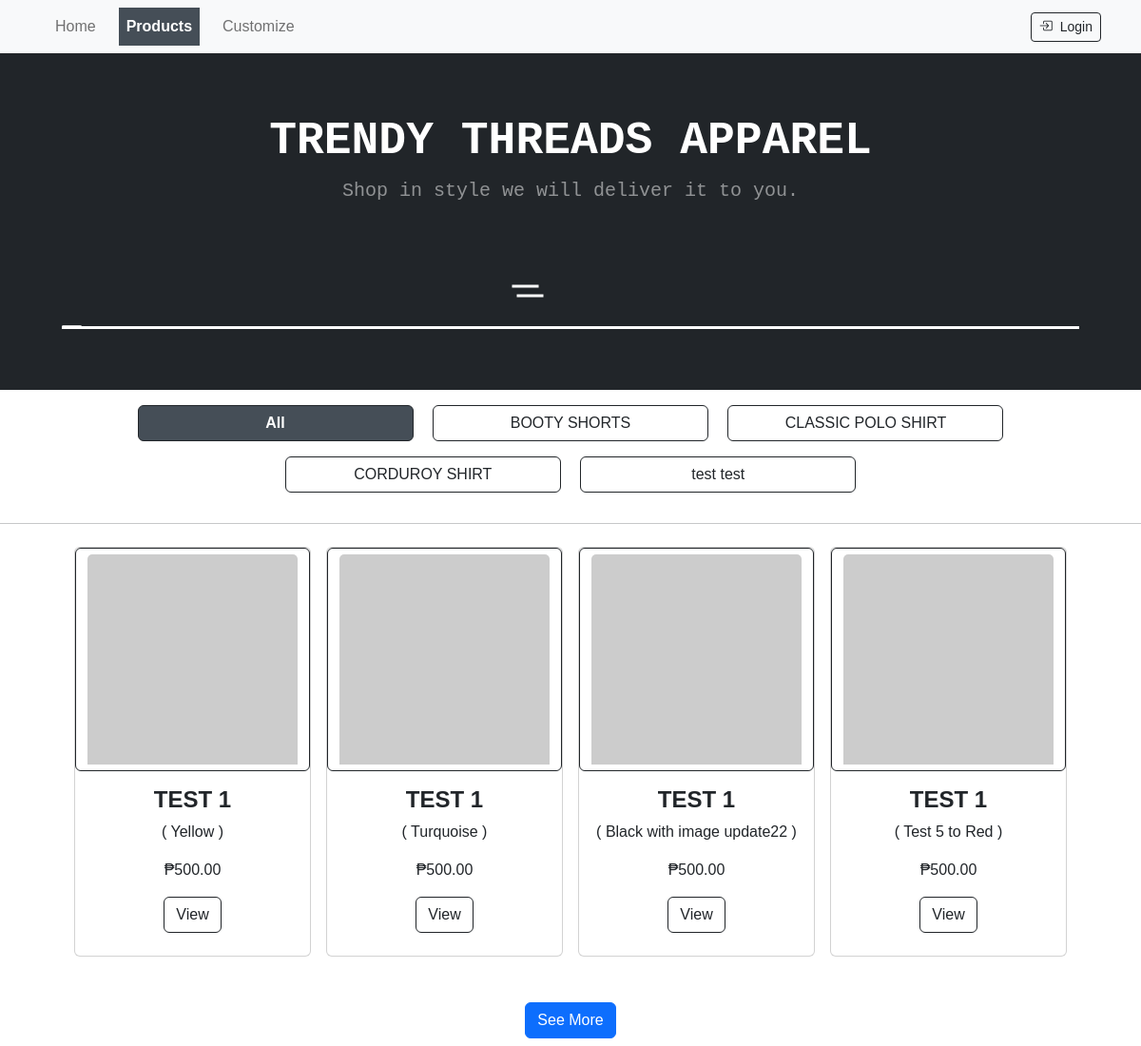
The app's page /browse-products.php, older data.
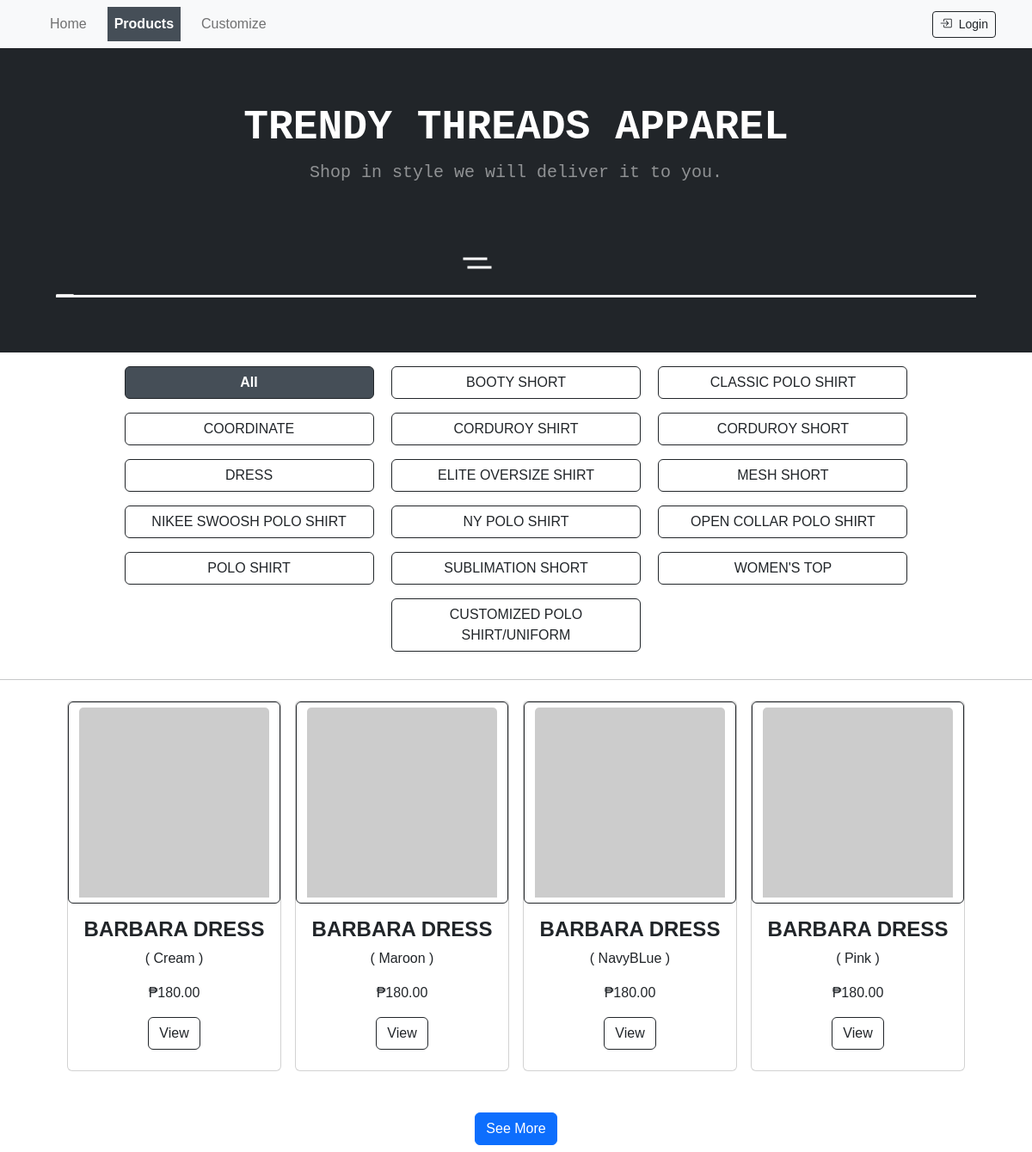
The same page, newer data.
### tables this page shows
CREATE TABLE `categories` (
  `id` int NOT NULL,
  `name` varchar(255) NOT NULL,
  `description` varchar(255) NOT NULL,
  `created_at` datetime DEFAULT NULL,
  `updated_at` datetime DEFAULT NULL,
  `deleted_at` datetime DEFAULT NULL,
  `created_by` int DEFAULT NULL
);

CREATE TABLE `products` (
  `id` int NOT NULL,
  `category_id` int DEFAULT NULL,
  `name` varchar(255) DEFAULT NULL,
  `description` text,
  `price` int DEFAULT NULL,
  `color` varchar(11) DEFAULT NULL,
  `created_at` varchar(191) DEFAULT NULL,
  `updated_at` varchar(191) DEFAULT NULL,
  `deleted_at` varchar(191) DEFAULT NULL,
  `created_by` int DEFAULT NULL
);

CREATE TABLE `product_colors` (
  `id` int NOT NULL,
  `product_id` int DEFAULT NULL,
  `name` varchar(255) DEFAULT NULL,
  `code` text,
  `stock_qty` int NOT NULL DEFAULT '0',
  `image` text,
  `created_at` varchar(191) DEFAULT NULL,
  `updated_at` varchar(191) DEFAULT NULL,
  `deleted_at` varchar(191) DEFAULT NULL,
  `created_by` int NOT NULL,
  `updated_by` int NOT NULL
);

### models/Model.php (called while the page is built, shortened)
<?php
class Model
{
    protected $host = "";
    protected $database = "";
    protected $username = "";
    protected $password = "";
    protected $pdo;
    protected $stmt;
    public function __construct(){
        $dotenv = Dotenv\Dotenv::createImmutable(__DIR__);
        $this->host =  $_ENV['DB_HOST'];
        if($_ENV['APP_ENV'] == 'dev'){
            $this->database =  $_ENV['DEV_DB_DATABASE'];
            $this->username =  $_ENV['DEV_DB_USERNAME'];
            $this->password =  $_ENV['DEV_DB_PASSWORD'];
        }else{
            $this->database =  $_ENV['DB_DATABASE'];
            $this->username =  $_ENV['DB_USERNAME'];
            $this->password =  $_ENV['DB_PASSWORD'];
        }
    }
    public function connect(){
        try {
            $this->pdo = new PDO("mysql:host={$this->host};dbname={$this->database};charset=utf8","{$this->username}","{$this->password}");
            $this->pdo->setAttribute(PDO::ATTR_ERRMODE, PDO::ERRMODE_EXCEPTION);
            $this->pdo->setAttribute(PDO::ATTR_DEFAULT_FETCH_MODE, PDO::FETCH_ASSOC);
        } catch (PDOException $e) {
            echo $e->getMessage();
            throw $e->getMessage();
        }
    }
    public function setQuery($qry){
        $this->qry = $qry;
        $this->stmt = $this->pdo->query($this->qry);
        return $this;
    }
    public function getAll(){
        try {
            return $this->stmt->fetchAll();
        } catch (PDOException $e) {
            return $e->getMessage();
        }
    }
}

### models/Category.php (called while the page is built, shortened)
<?php
Class Category extends Model {
    public static function getCategories(){
        $instance = new self;
        $categories = $instance->setQuery("
            SELECT *  FROM `categories`
            WHERE `deleted_at` IS NULL
            ORDER BY `created_at` DESC;
        ")->getAll();
        return $categories;
    }
}

### models/Product.php (called while the page is built, shortened)
<?php
Class Product extends Model {
    public static function getDisplayProducts($category_id = null){
        $qry = '';
        if($category_id){
            $qry = "SELECT
                        P.*,
                        C.name AS category_name,
                        PC.stock_qty,
                        PC.name as color_name,
                        PC.image,
                        PC.id as color_id
                    FROM products AS P
                    LEFT JOIN categories AS C
                        ON P.category_id = C.id
                    LEFT JOIN product_colors AS PC
                        ON P.id = PC.product_id
                    WHERE P.deleted_at IS NULL
                    AND PC.deleted_at IS NULL
                    AND C.id = $category_id
                    ORDER BY P.name;
                    ";
        }else{
            $qry = "SELECT
            P.*,
            C.name AS category_name,
            PC.stock_qty,
            PC.name as color_name,
            PC.image,
            PC.id as color_id
        FROM products AS P
        LEFT JOIN categories AS C
            ON P.category_id = C.id
        LEFT JOIN product_colors AS PC
            ON P.id = PC.product_id
        WHERE P.deleted_at IS NULL
        AND PC.deleted_at IS NULL
        ORDER BY P.name;
            ";
        }
        $instance = new self;
        $categories = $instance->setQuery( $qry )->getAll();
        return $categories;
    }
}

### includes/display-browse-products.php (the view, shortened to what this page needs)
<?php
    $product = new Product;
    $products = $product->getDisplayProducts($_GET['category_id'] ?? null);
    $initialDisplayCount = 4;
    $productCount = 0;
    foreach ($products as $product) {
        $isHidden = $productCount >= $initialDisplayCount ? 'style="display: none;"' : '';
        echo '<div class="col mb-5 product-item" data-category="' . $product['category_id'] . '" ' . $isHidden . '>';
        addItemInProductList(
            $product['name'],
            $product['price'],
            $product['id'],
            $product['color_name'],
            $product['image'],
            $product['color_id'] ? $product['color_id'] : 0,
            $product['category_id'],
            $product['category_name']
        );
        echo '</div>';
        $productCount++;
    }
    if ($productCount > $initialDisplayCount) {
        echo '<div class="col-12 text-center">
                  <button id="seeMoreButton" class="btn btn-primary">See More</button>
              </div>';
    }
    function addItemInProductList($name, $price, $id, $color_name, $image, $color_id, $category_id, $category_name) {
        $img_link = getImageLink($image);
        echo '
            <div class="card h-100">
                <a class="btn btn-outline-dark mt-auto" href="./view-products.php?id='.$id.'&color_id='.$color_id.'">
                    <img class="card-img-top product-item-img" src="'. $img_link .'" alt="..." />
                </a>
                <div class="card-body p-3">
                    <div class="text-center">
                        <h4 class="fw-bolder">'. $name .'</h4>
                        <p class=""> ( '. $color_name .' ) </p>
                        ₱'. $price .'.00
                    </div>
                </div>
                <div class="card-footer p-4 pt-0 border-top-0 bg-transparent">
                    <div class="text-center">
                        <a class="btn btn-outline-dark mt-auto" href="./view-products.php?id='.$id.'&color_id='.$color_id.'">View</a>
                    </div>
                </div>
            </div>
        ';
    }
?>

### includes/header.php (shortened to what this page needs)
<?php
    function getImageLink($image){
        $img_link = '';
        if(!$image){
            $img_link = 'https://dummyimage.com/450x450/dee2e6/6c757d.jpg';
        }else{
            if(file_exists("./admin/$image")){
                $img_link = "./admin/$image";
            }else{
                $img_link = 'https://dummyimage.com/450x450/dee2e6/6c757d.jpg';
            }
        }
        return $img_link;
    }
    function getCurrentUrl() {
        $protocol = 'http';
        $currentUrl = $protocol . "://" . $_SERVER["HTTP_HOST"] . $_SERVER["REQUEST_URI"];
        return $currentUrl;
    }
    $url = getCurrentUrl();
    $location = basename($url);
?>
<!DOCTYPE html>
<html lang="en">
    <head>
        <link href="https://cdn.jsdelivr.net/npm/bootstrap-icons@1.5.0/font/bootstrap-icons.css" rel="stylesheet" />
        <link href="css/styles.css" rel="stylesheet" />
        <link rel="stylesheet" href="https://cdn.jsdelivr.net/npm/bootstrap-icons@1.11.3/font/bootstrap-icons.min.css">
        <link rel="stylesheet" href="https://cdnjs.cloudflare.com/ajax/libs/MaterialDesign-Webfont/5.3.45/css/materialdesignicons.css" />
        <link href='https://unpkg.com/boxicons@2.1.4/css/boxicons.min.css' rel='stylesheet'>
        <link href="https://cdnjs.cloudflare.com/ajax/libs/jqueryui/1.12.1/jquery-ui.min.css" rel="stylesheet">
    </head>
    <body>
        <nav class="navbar navbar-expand-lg navbar-light bg-light sticky-top">
    <div class="container">
        <div class="collapse navbar-collapse justify-content-between" id="navbarNav">
            <ul class="navbar-nav">
                <li class="nav-item mx-2">
                    <a class="nav-link <?= $location == "index.php" ? "active" : "" ?>" href="index.php">Home</a>
                </li>
                <li class="nav-item mx-2">
                    <a class="nav-link <?= strpos($_SERVER['REQUEST_URI'], "browse-products.php") !== false || strpos($_SERVER['REQUEST_URI'], "view-products.php") !== false ? "active" : "" ?>" href="browse-products.php">Products</a>
                </li>
                <li class="nav-item mx-2">
                    <a class="nav-link <?= $location == "designer.php" ? "active" : "" ?>" href="designer.php">Customize</a>
                </li>
            </ul>
            <form class="d-flex align-items-center">
                <?php if (isset($client_username)) { ?>
                    <a href="customer-cart.php" class="btn btn-outline-dark btn-sm me-2 <?= $location == "customer-cart.php" ? "active" : "" ?>">
                        <i class="bi-cart me-1"></i>
                        <span class="d-none d-sm-inline">Cart</span>
                        <span class="badge bg-dark text-white ms-1 rounded-pill">
                            <?php echo isset($cartItemCount) ? $cartItemCount : "0"; ?>
                        </span>
                    </a>
                    <button type="button" class="btn btn-outline-dark btn-sm me-2" data-bs-toggle="modal" data-bs-target="#editProfileModal">
                        <i class="bi-person me-1"></i>
                        <span class="d-none d-sm-inline"><?php echo $client_username; ?></span>
                    </button>
                    <a href="./client/logout-customer.php" class="btn btn-outline-dark btn-sm">
                        <i class="bi-box-arrow-right me-1"></i>
                        <span class="d-none d-sm-inline">Logout</span>
                    </a>
                <?php } else { ?>
                    <button class="btn btn-outline-dark btn-sm" type="button" data-bs-toggle="modal" data-bs-target="#loginModal">
                        <i class="bi bi-box-arrow-in-right me-1"></i>
                        <span class="d-none d-sm-inline">Login</span>
                    </button>
                <?php } ?>
            </form>
        </div>
    </div>
</nav>

### browse-products.php (shortened to what this page needs)
<?php
    include_once("./includes/header.php");
    $category = new Category;
    $categories = $category->getCategories();
?>
    <header class="bg-dark py-5" >
        <div class="container px-2 px-lg-3 my-3">
            <div class="text-center text-white" style="border: white">
                <h1 class="display-5 fw-bolder" style="font-family: Courier New, sans-serif;">TRENDY THREADS APPAREL</h1>
                <p class="lead fw-normal text-white-50 mb-0" style="font-family: Courier New, sans-serif;">Shop in style we will deliver it to you.</p>
            </div>
            <div class="loop-wrapper">
            <div class="tree"></div>
            <div class="rock"></div>
            <div class="truck"></div>
            <div class="wheels"></div>
        </div>
        </div>
    </header>
    <section class="py-2" id="categories-wrapper">
        <div class="container text-center">
            <div class="btn-group" role="group" aria-label="Category Buttons">
                <a href="browse-products.php">
                    <button style="width: 290px !important;" type="button" class="mx-2 my-2 btn btn-outline-dark active" id="allCategory">All</button>
                </a>
                <?php
                    usort($categories, 'sortByName');
                    usort($categories, "sortCategories");
                    foreach ($categories as $key => $category): ?>
                        <a href="browse-products.php?category_id=<?=$category['id']?>">
                            <button style="width: 290px !important;" type="button" class="mx-2 my-2 btn btn-outline-dark" id="<?php echo $category['id']; ?>">
                                <?php echo $category['name']; ?>
                            </button>
                        </a>
                    <?php endforeach; ?>
            </div>
        </div>
    </section>
    <hr>
    <section class="py-2">
        <div class="container px-2 px-lg-5">
            <div class="row gx-2 gx-lg-3 justify-content-center">
                <div class="col-md-12">
                    <div class="row gx-2 gx-lg-3 row-cols-2 row-cols-md-4 justify-content-center" id="productContainer">
                        <?php include_once("./includes/display-browse-products.php"); ?>
                    </div>
                </div>
            </div>
        </div>
    </section>
    <?php include_once("./includes/footer.php"); ?>

### includes/footer.php (shortened to what this page needs)
    </body>
</html>

### includes/header.php (style rules this page uses)
body { font-family: Helvetica, sans-serif; }
.navbar-nav > .nav-item > .active { background-color: #454e57; font-weight: bold; color: white !important; }
.product-item-img { width: 100%; max-width: 292px; height: auto; aspect-ratio: 1 / 1; object-fit: cover; }

### browse-products.php (style rules this page uses)
#categories-wrapper .btn-group .btn.active { background-color: #0d6efd; color: white; }
#categories-wrapper .btn-group { display: inline-block; }
header { background: #009688; overflow: hidden; font-family: 'Open Sans', sans-serif; }
.loop-wrapper { margin: 0 auto; position: relative; display: block; max-width: 1070px; height: 130px; overflow: hidden; border-bottom: 3px solid #fff; color: #fff; }
.tree, .tree:nth-child(2), .tree:nth-child(3) { position: absolute; height: 100px; width: 35px; bottom: 0; background: url(https://s3-us-west-2.amazonaws.com/s.cdpn.io/130015/tree.svg) no-repeat; }
.rock { margin-top: -17%; height: 2%; width: 2%; bottom: -2px; border-radius: 20px; position: absolute; background: #ddd; }
.truck, .wheels { transition: all ease; width: 85px; margin-right: -60px; bottom: 0px; right: 50%; position: absolute; background: #eee; }
.truck { background: url(https://s3-us-west-2.amazonaws.com/s.cdpn.io/130015/truck.svg) no-repeat; background-size: contain; height: 60px; }
.truck:before { content: " "; position: absolute; width: 25px; box-shadow: -30px 28px 0 1.5px #fff, -35px 18px 0 1.5px #fff; }
.wheels { background: url(https://s3-us-west-2.amazonaws.com/s.cdpn.io/130015/wheels.svg) no-repeat; height: 15px; margin-bottom: 0; }
.tree { animation: tree 3s 0.000s linear infinite; }
.rock { animation: rock 4s -0.530s linear infinite; }
.truck { animation: truck 4s 0.080s ease infinite; }
.wheels { animation: truck 4s 0.001s ease infinite; }
.truck:before { animation: wind 1.5s 0.000s ease infinite; }
a:link { text-decoration: none; }
.btn.active, .btn:active { background-color: #454e57 !important; font-weight: bold; color: white !important; }

Row changes from the older to the newer data that the page shows:
no longer on this page (row edited): categories: name "test test"
no longer on this page (row edited): products: name "TEST 1", product_colors.name "Yellow", price "500", product_colors.name "Turquoise", product_colors.name "Black with image update22", product_colors.name "Test 5 to Red"
changed categories: name "BOOTY SHORTS" → "BOOTY SHORT"
now on this page (row edited): categories: name "COORDINATE"
added categories: name "CORDUROY SHORT"
added categories: name "DRESS"
added categories: $category['id'] 2 (drawn), name "ELITE OVERSIZE SHIRT"
added categories: name "MESH SHORT"
added categories: name "NIKEE SWOOSH POLO SHIRT"
added categories: name "NY POLO SHIRT"
added categories: name "OPEN COLLAR POLO SHIRT"
added categories: name "POLO SHIRT"
added categories: name "SUBLIMATION SHORT"
now on this page (row edited): categories: name "WOMEN'S TOP"
added categories: name "CUSTOMIZED POLO SHIRT/UNIFORM"
added products: name "BARBARA DRESS", product_colors.name "Cream", price "180", product_colors.name "Maroon", product_colors.name "NavyBLue", product_colors.name "Pink"
